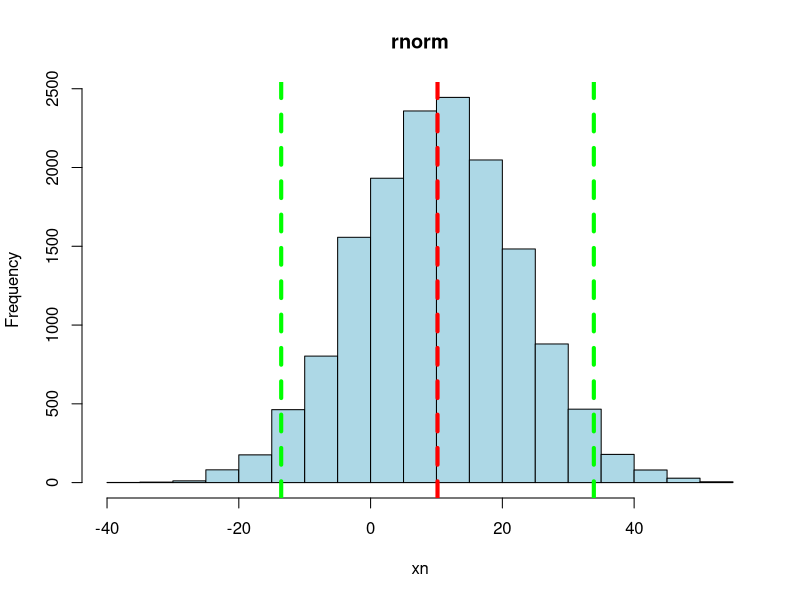

The R script that drew this image:
# number 1
data = c(78,66,65,63,60,60,58,56,52,50);
print(data);

# number 2
raw_car_matrix<-matrix( c(
                        1.8,1.5,2.0,2.5,1.8,2.5,1.6,1.5,  # Cylinder Volume
                        51,51,115,150,126,150,118,106     # Horsepower
                        ), ncol=2)
MD<-as.data.frame(raw_car_matrix)
rownames(MD)<-c("Honda Civic","Toyota Pruis","VW Golf"
                ,"VW Beatle","Toyota Corolla","VW Jetta",
                "Mini Cooper","Toyota Yaris")
colnames(MD)<-c("Cylinder Volume","Horsepower")
print(MD)


# number 3
# The CI_CheckU function is designed to create "M" confidence intervals for theta in the uniform distribution uses in question 4 of exam 1 for two purposes: 
# First, based on independent Uniform(0,theta) samples, take a look at what a sample of these intervals look like
# Second, identify what proportion of the "M" intervals actually contain the true value of theta, and compare that to the nominal confidence level, "1-alpha"
# The function has four inputs: "M"=number of intervals; "n"= sample size, it is fixed at one; "alpha"= complement of confidence level; "theta"=true value of parameter

CI_CheckU<-function(M,n=1,alpha,theta)
{
  #Initialize LB and UB as vectors with the c() notation
  LB<-c()
  UB<-c()
  #The "for loop" will enable us to automate the creation of intervals based on repeated samples of size n
  for (i in 1:M)
  {
    Y<-runif(n,0,theta) #This is our data, generates a random value from the uniform
    lb<-Y/(1-alpha/2) #As in question 4.b on Exam1, this is our lower bound
    ub<-Y/(alpha/2)
    LB<-c(LB,lb) #As the loop progresses from i=1 to i=M, the vector gets appended with lower bounds from successive intervals
    UB<-c(UB,ub) #Same as above, but for upper bounds
  }
  Theta_vec<-c(rep(theta,M)) #This is a vector that simply repeats the constant value of theta, M times
  a<-c(LB<Theta_vec) #A logical vector with value 1 when the inequality is true, 0 otherwise
  b<-c(UB>Theta_vec) 
  d<-a*b #A logical vector checking when both statements above are true
  ecl<-sum(d)/M #Empirical confidence level
  
  CI<-matrix(c(LB,UB,d),ncol=3) #Create a matrix with three columns: lower bounds, upper bounds, and yes/no indicator of whether interval captured theta
  CI_DataFrame<-as.data.frame(CI) #A nicer way to display your results are as a "data frame": Essentially a matrix with data and column headings
  colnames(CI_DataFrame)<-c("Lower Confidence Limit","Upper Confidence Limit","Captured?")
  
  print(c("Nominal Confidence Level",1-alpha)) #This will print a side-by-side comparison of the nominal confidence level (1-alpha), and the empirical one (i.e. what proportion of simulated intervals contained the true value of theta?)
  print(c("Empirical Confidence Level",ecl)) #This will print a side-by-side comparison of the nominal confidence level (1-alpha), and the empirical one (i.e. what proportion of simulated intervals contained the true value of theta?)
  
  head(CI_DataFrame)
}

# To create an exact 95% confidence interval for the mean mu from a normal population, 
#we set the values of constants under our control and compute according to known formula. 
# In addition to "M", these four will be your inputs for a fubction you will create called "CI_CheckN"

n  = 15000
mu = 10
sigma = 12
alpha = 0.05

xn<-rnorm(n,mu,sigma) #generates a 15-element vector of normally distributed random numbers

#CI
LB<-mean(xn)-qt((1-alpha/2),n-1)*sd(xn) #Lower Bound
UB<-mean(xn)+qt((1-alpha/2),n-1)*sd(xn) # Upper Bound

# Plot data 
hist(xn, col = "lightblue", main = "rnorm")
abline(v = mean(xn), col="red", lwd=4, lty=2)
abline(v = mean(LB), col="green", lwd=4, lty=2)
abline(v = mean(UB), col="green", lwd=4, lty=2)

c(LB,UB)

CI_CheckU(M = 2,n=15000,alpha = 0.05, theta = 12)
